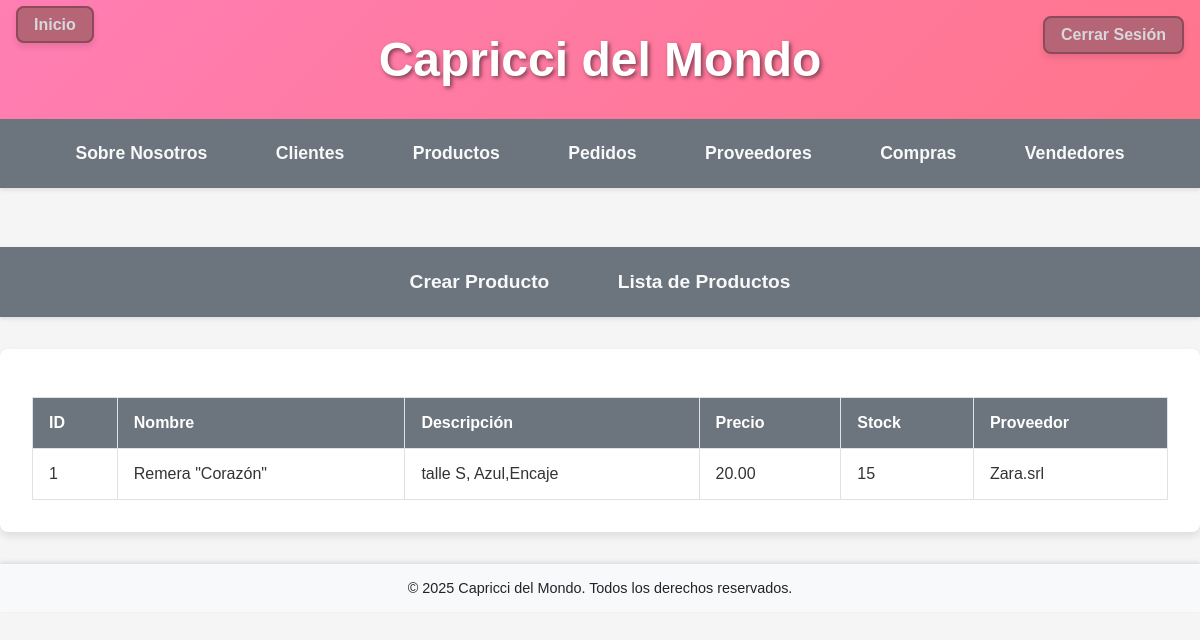
The page /interno/productos/ (signed in) on the database as committed earlier.
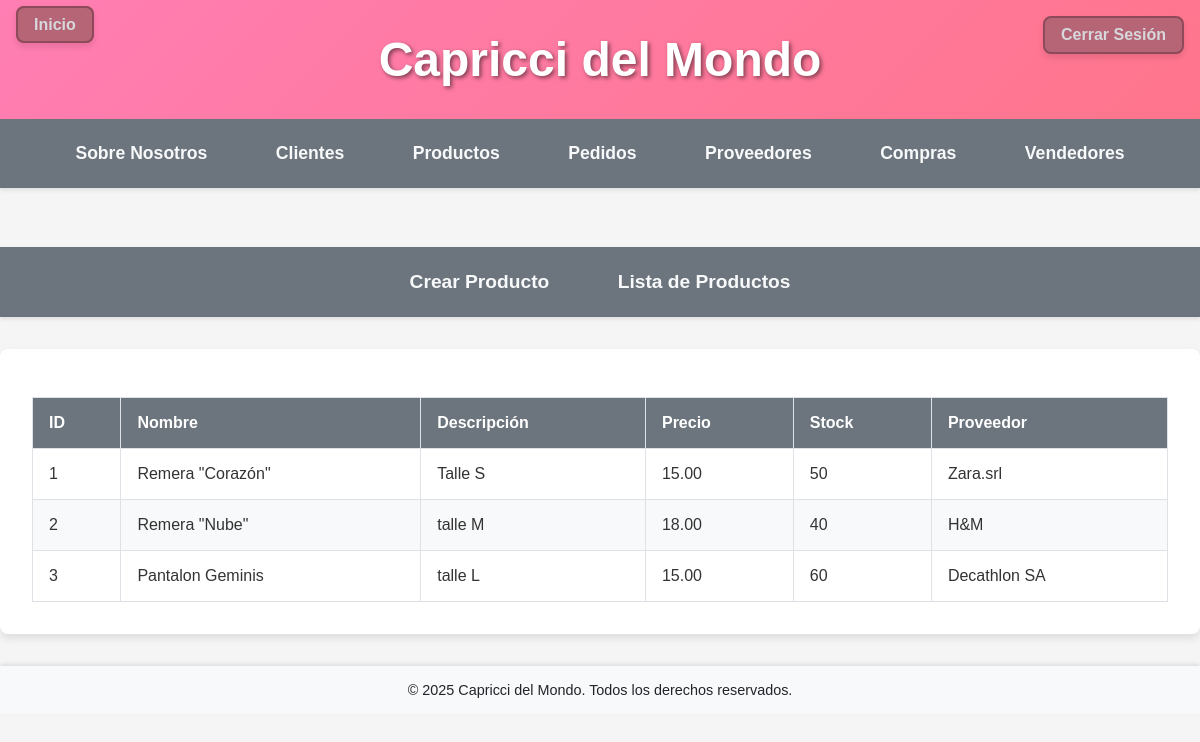
The same page on the database as committed later.
### interno/models.py (models this page shows, shortened)
class Producto(models.Model):
    nombre = models.CharField(max_length=100)
    descripcion = models.TextField()
    precio = models.DecimalField(max_digits=10, decimal_places=2)
    stock = models.IntegerField()
    proveedor = models.ForeignKey('Proveedor', on_delete=models.CASCADE, null=True, blank=True)

class Proveedor(models.Model):
    nombre = models.CharField(max_length=100)
    contacto = models.CharField(max_length=100)
    telefono = models.CharField(max_length=15)
    email = models.EmailField()
    code = models.CharField(max_length=32, default=generate_code, editable=False, unique=True, db_index=True)
    def __str__(self):
        return self.nombre

### interno/views.py (the view)
# urls.py: path("productos/", productos, name="productos"),
def productos(request):
    productos = Producto.objects.all()
    context = {"productos": productos}
    return render(request, "interno/productos.html", context)

### interno/templates/interno/productos.html
{% extends 'interno/base.html' %}
{% block contenido %}
<div class="container">
    <table>
        <thead>
            <tr>
                <th>ID</th>
                <th>Nombre</th>
                <th>Descripción</th>
                <th>Precio</th>
                <th>Stock</th>
                <th>Proveedor</th>
            </tr>
        </thead>
        <tbody>
            {% for producto in productos %}
            <tr>
                <td>{{ producto.id }}</td>
                <td>{{ producto.nombre }}</td>
                <td>{{ producto.descripcion }}</td>
                <td>{{ producto.precio }}</td>
                <td>{{ producto.stock }}</td>
                <td>{{ producto.proveedor }}</td>
            </tr>
            {% endfor %}
        </tbody>
    </table>
</div>
{% endblock %}

### interno/templates/interno/base.html (shortened to what this page needs)
<!DOCTYPE html>
<html lang="en">
<head>
</head>
<body>
    <header>
        <h1>Capricci del Mondo</h1>
        <div class="home-link">
            <a href="{% url 'home' %}">Inicio</a>
        </div>
        <div class="auth-links">
            {% if user.is_authenticated %}
                <a href="{% url 'logout' %}" class="auth-link">Cerrar Sesión</a>
            {% else %}
                <a href="{% url 'login' %}" class="auth-link">Iniciar Sesión</a>
                <a href="{% url 'signup' %}" class="auth-link">Registrarse</a>
            {% endif %}
        </div>
    </header>
    <nav>
        {% if user.is_authenticated %}
            <a href="{% url 'about' %}">Sobre Nosotros</a>
            <a href="{% url 'cbv_lista_clientes' %}">Clientes</a>
            <a href="{% url 'productos' %}">Productos</a>
            <a href="{% url 'pedidos' %}">Pedidos</a>
            <a href="{% url 'proveedores' %}">Proveedores</a>
            <a href="{% url 'compras' %}">Compras</a>
            <a href="{% url 'vendedores' %}">Vendedores</a>
        {% endif %}
    </nav>
    {% if user.is_authenticated and request.path == '/externo/cbv/lista_clientes/' or request.path == '/externo/cbv/alta_cliente/' %}
        <div class="nav-section">
            <div class="links">
                <h3>Funciones con CBV en Clientes:</h3>
                <nav>
                    <a href="{% url 'cbv_alta_cliente' %}" class="auth-link">Crear Cliente</a>
                    <a href="{% url 'cbv_lista_clientes' %}" class="auth-link">Lista de Clientes</a>
                </nav>
            </div>
        </div>
        {% elif user.is_authenticated and request.path == '/interno/productos/' or request.path == '/interno/crear_producto/' %}
        <div class="nav-section">
            <div class="links">
                <h3>&nbsp;</h3>
                <nav>
                    <a href="{% url 'crear_producto' %}" class="auth-link">Crear Producto</a>
                    <a href="{% url 'productos' %}" class="auth-link">Lista de Productos</a>
                </nav>
            </div>
        </div>
        {% endif %}
    {% if user.is_authenticated or request.resolver_match.url_name == 'login' or request.resolver_match.url_name == 'signup' %}
        {% block contenido %}
        {% endblock %}
    {% endif %}
    <footer>
        <p>&copy; 2025 Capricci del Mondo. Todos los derechos reservados.</p>
    </footer>
</body>
</html>

### interno/templates/interno/base.html (style rules this page uses)
body { font-family: 'Poppins', sans-serif; background-color: #f5f5f5; color: #333; margin: 0; padding: 0; }
header { background: linear-gradient(135deg, #ff7eb3, #ff758c); color: #fff; padding: 2rem 0; text-align: center; box-shadow: 0 4px 6px rgba(0, 0, 0, 0.1); }
header h1 { font-size: 3rem; font-weight: bold; margin: 0; text-shadow: 2px 2px 4px rgba(0, 0, 0, 0.5); }
.auth-links { position: absolute; top: 1rem; right: 1rem; display: flex; gap: 1rem; }
.auth-link { font-size: 1rem; font-weight: bold; padding: 0.5rem 1rem; background-color: #b56576; color: #d6d8db; border: 2px solid #8e4a5a; border-radius: 8px; text-decoration: none; box-shadow: 0 4px 6px rgba(0, 0, 0, 0.1); transition: background-color 0.3s ease, color 0.3s ease, box-shadow 0.3s ease; }
nav { background-color: #6c757d; padding: 1rem 0; text-align: center; box-shadow: 0 2px 4px rgba(0, 0, 0, 0.1); }
nav a { color: #f8f9fa; text-decoration: none; margin: 0 1rem; padding: 0.5rem 1rem; display: inline-block; font-size: 1.1rem; font-weight: bold; transition: color 0.3s ease, background-color 0.3s ease; }
.container { max-width: 1200px; margin: 2rem auto; padding: 2rem; background-color: #fff; border-radius: 8px; box-shadow: 0 4px 8px rgba(0, 0, 0, 0.1); }
table { width: 100%; border-collapse: collapse; margin-top: 1rem; }
th, td { padding: 1rem; text-align: left; border: 1px solid #dee2e6; }
th { background-color: #6c757d; color: #fff; font-weight: bold; }
tr:nth-child(even) { background-color: #f8f9fa; }
footer { background-color: #f8f9fa; color: #212529; text-align: center; padding: 1rem 0; margin-top: 2rem; box-shadow: 0 -2px 4px rgba(0, 0, 0, 0.1); }
footer p { margin: 0; font-size: 0.9rem; }
.home-link { position: absolute; top: 1rem; left: 1rem; font-size: 1rem; font-weight: bold; }
.home-link a { font-size: 1rem; font-weight: bold; padding: 0.5rem 1rem; background-color: #b56576; color: #d6d8db; border: 2px solid #8e4a5a; border-radius: 8px; text-decoration: none; box-shadow: 0 4px 6px rgba(0, 0, 0, 0.1); transition: background-color 0.3s ease, color 0.3s ease, box-shadow 0.3s ease; }
.nav-section .links nav a { font-size: 1.2rem; font-weight: bold; }
.nav-section nav a { color: #f8f9fa; text-decoration: none; margin: 0 1rem; padding: 0.5rem 1rem; display: inline-block; font-size: 1.1rem; font-weight: bold; background-color: #6c757d; border: none; box-shadow: none }

Rows that differ between the two databases and show on the page:
changed Producto "Remera \"Corazón\"": descripcion "talle S, Azul,Encaje" → "Talle S"; precio "20.00" → "15.00"; stock "15" → "50"
added Producto: id "2", nombre "Remera \"Nube\"", descripcion "talle M", precio "18.00", stock "40", proveedor "H&M"
added Producto: id "3", nombre "Pantalon Geminis", descripcion "talle L", precio "15.00", stock "60", proveedor "Decathlon SA"
